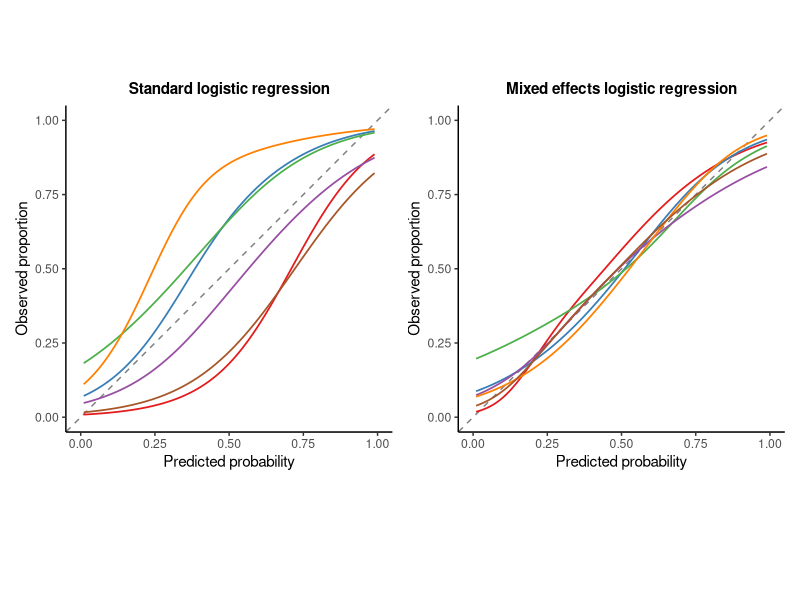

This figure's R source:
library(tidyverse)
library(lme4)
library(rms)
library(patchwork)

set.seed(7291)

n_clusters <- 6
n_per_cluster <- 500
beta0 <- -0.5
beta1 <- 1.2
tau <- 1.0

u_j <- rnorm(n_clusters, 0, tau)
cluster_labels <- paste0("Cluster ", LETTERS[1:n_clusters])

df <- map_dfr(seq_len(n_clusters), function(j) {
  x <- rnorm(n_per_cluster, 0, 1)
  lp <- (beta0 + u_j[j]) + beta1 * x
  tibble(x = x, y = rbinom(n_per_cluster, 1, plogis(lp)),
         cluster = cluster_labels[j])
})

# Fit standard LR (ignoring clustering) and mixed model
fit_fixed <- glm(y ~ x, data = df, family = binomial)
fit_mixed <- glmer(y ~ x + (1 | cluster), data = df, family = binomial)

df <- df |>
  mutate(
    p_fixed = predict(fit_fixed, type = "response"),
    p_mixed = predict(fit_mixed, type = "response")
  )

# Smooth calibration curves per cluster using rcs
grid <- tibble(p = seq(0.01, 0.99, length.out = 300))

fit_cal_curves <- function(data, pred_col) {
  map_dfr(cluster_labels, function(cl) {
    d <- filter(data, cluster == cl)
    fit <- lrm(y ~ rcs(p_pred, 3), data = mutate(d, p_pred = .data[[pred_col]]))
    grid |> mutate(
      p_pred = p,
      y_hat = plogis(predict(fit, newdata = tibble(p_pred = p))),
      cluster = cl
    )
  })
}

curves_fixed <- fit_cal_curves(df, "p_fixed")
curves_mixed <- fit_cal_curves(df, "p_mixed")

cluster_colors <- c("#E41A1C", "#377EB8", "#4DAF4A", "#984EA3", "#FF7F00", "#A65628")
names(cluster_colors) <- cluster_labels

base_theme <- theme_classic(base_size = 11) +
  theme(
    plot.title = element_text(size = 11, face = "bold", hjust = 0.5),
    legend.position = "none"
  )

p_fixed <- ggplot(curves_fixed, aes(x = p_pred, y = y_hat, color = cluster)) +
  geom_abline(slope = 1, intercept = 0, linetype = "dashed", color = "grey50") +
  geom_line(linewidth = 0.6) +
  scale_color_manual(values = cluster_colors) +
  coord_equal(xlim = c(0, 1), ylim = c(0, 1)) +
  labs(x = "Predicted probability", y = "Observed proportion",
       title = "Standard logistic regression") +
  base_theme

p_mixed <- ggplot(curves_mixed, aes(x = p_pred, y = y_hat, color = cluster)) +
  geom_abline(slope = 1, intercept = 0, linetype = "dashed", color = "grey50") +
  geom_line(linewidth = 0.6) +
  scale_color_manual(values = cluster_colors) +
  coord_equal(xlim = c(0, 1), ylim = c(0, 1)) +
  labs(x = "Predicted probability", y = "Observed proportion",
       title = "Mixed effects logistic regression") +
  base_theme

# Shared legend
legend_plot <- ggplot(curves_fixed, aes(x = p_pred, y = y_hat, color = cluster)) +
  geom_line() +
  scale_color_manual(values = cluster_colors) +
  guides(color = guide_legend(nrow = 1)) +
  theme_classic(base_size = 10) +
  theme(legend.position = "bottom", legend.title = element_blank())
shared_legend <- cowplot::get_legend(legend_plot)

p_top <- (p_fixed | p_mixed) + plot_annotation(tag_levels = "A")
p_combined <- p_top / wrap_elements(shared_legend) +
  plot_layout(heights = c(1, 0.07))

ggsave("figures/Introduction/mixed_models.pdf", p_combined,
       width = 8, height = 4.5, units = "in")
